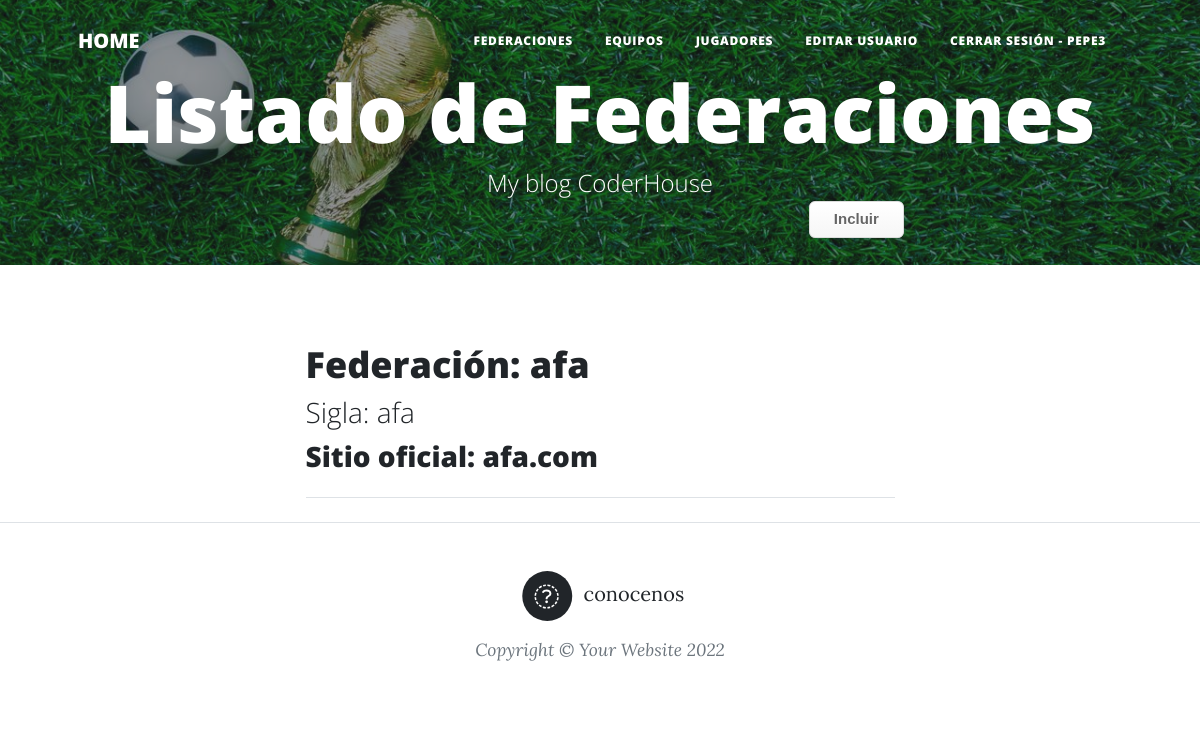
Page /federations (signed in) on the committed database.
### federations/models.py (models this page shows, shortened)
class Federation(models.Model):
    name = models.CharField(max_length=40)
    initials = models.CharField(max_length=40)
    official_website = models.CharField(max_length=40)
    image = models.ImageField(upload_to = "shields", null = True, blank= True)
    owner = models.ForeignKey(User, on_delete=models.CASCADE)

### federations/views.py (the view)
# urls.py: path("federations", views.federations, name="federations-list"),
def federations(request):
    federations = Federation.objects.all()
    context_dict = {"federations": federations}
    return render(
        request = request,
        context = context_dict,
        template_name="federations/federations_list.html",
    )

### federations/templates/federations/federations_list.html (shortened to what this page needs)
{% extends "home/index.html" %}
{% load static %}
{% block my_blog_header %}
    <header class="masthead" style="background-image: url('/static/home/assets/img/FIFA.jpg')">
        <div class="container position-relative px-4 px-lg-5">
            <div class="row gx-4 gx-lg-5 justify-content-center">
                <div class="col-md-15 col-lg-16 col-xl-14">
                    <div class="site-heading">
                        <h1>Listado de Federaciones</h1>
                        <span class="subheading">My blog CoderHouse</span>
                    </div>
                </div>
            </div>
            <a class="button_custom" href="{% url 'federations:federation-add' %}">Incluir</a>
        </div>
    </header>
{% endblock %}
{% block my_blog_content %}
{% for federation in federations %}
        <div class="post-preview">
            <a href="{% url 'federations:federation-detail' federation.id %}">
                <h3 class="post-title">Federación: {{ federation.name }} </h3>
                <h3 class="post-subtitle">Sigla: {{ federation.initials }}</h3>
            </a>
            <h3 class="post-subtitle">Sitio oficial: {{ federation.official_website }}</h3>
        </div>
        <hr class="my-4" />
    {% endfor %}
{% endblock %}

### home/templates/home/index.html (shortened to what this page needs)
<!DOCTYPE html>
<html lang="en">
    <head>
        {% load static %}
        <link href="{% static 'home/css/styles.css' %}" rel="stylesheet" />
    </head>
    <body>
        <nav class="navbar navbar-expand-lg navbar-light" id="mainNav">
            <div class="container px-4 px-lg-5">
                <a class="navbar-brand" href="{% url 'home:index' %}">HOME</a>
                <div class="collapse navbar-collapse" id="navbarResponsive">
                    <ul class="navbar-nav ms-auto py-4 py-lg-0">
                        <li class="nav-item"><a class="nav-link px-lg-3 py-3 py-lg-4" href="{% url 'federations:federations-list' %}">Federaciones</a></li>
                        <li class="nav-item"><a class="nav-link px-lg-3 py-3 py-lg-4" href="{% url 'teams:teams-list' %}">Equipos</a></li>
                        <li class="nav-item"><a class="nav-link px-lg-3 py-3 py-lg-4" href="{% url 'players:players-list' %}">Jugadores</a></li>
                        {% if user.is_authenticated %}
                        <li class="nav-item"><a class="nav-link px-lg-3 py-3 py-lg-4" href="{% url 'home:user-update' %}">Editar usuario</a></li>
                        <li class="nav-item"><a class="nav-link px-lg-3 py-3 py-lg-4" href="{% url 'logout' %}">Cerrar Sesión - {{ user.username }}</a></li>
                        {% else %}
                        <li class="nav-item"><a class="nav-link px-lg-3 py-3 py-lg-4" href="{% url 'login' %}">Iniciar Sesión</a></li>
                        {% endif %}
                    </ul>
                </div>
            </div>
        </nav>
        {% block my_blog_header %}{% endblock %}
        <div class="container px-4 px-lg-5">
            <div class="row gx-4 gx-lg-5 justify-content-center">
                <div class="col-md-10 col-lg-8 col-xl-7">
                    {% block my_blog_content %}{% endblock %}
                </div>
            </div>
        </div>
        <footer class="border-top">
            <div class="container px-4 px-lg-5">
                <div class="row gx-4 gx-lg-5 justify-content-center">
                    <div class="col-md-10 col-lg-8 col-xl-7">
                        <ul class="list-inline text-center">
                            <li class="list-inline-item">
                                <a href="{% url 'home:about' %}">
                                    <span class="fa-stack fa-lg">
                                        <i class="fas fa-circle fa-stack-2x"></i>
                                        <i class="fab fa-info fa-stack-1x fa-inverse"></i>
                                    </span>
                                    conocenos
                                </a>
                            </li>
                        </ul>
                        <div class="small text-center text-muted fst-italic">Copyright &copy; Your Website 2022</div>
                    </div>
                </div>
            </div>
        </footer>
    </body>
</html>

### rows in the picture
Federation: name "afa", initials "afa", official_website "afa.com"

### other values in the picture
{{ user.username }} "PEPE3"
